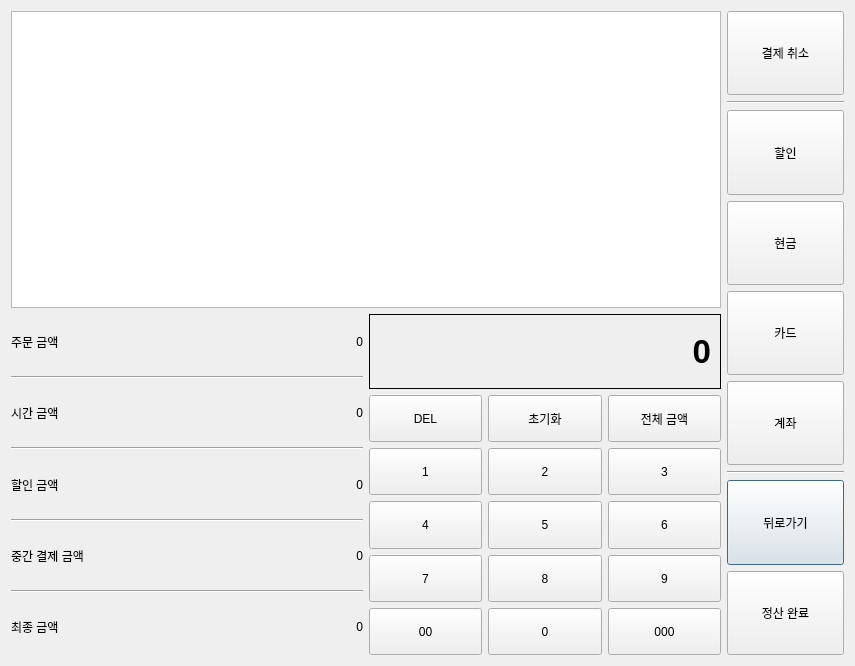
<?xml version="1.0" encoding="UTF-8"?>
<ui version="4.0">
 <class>Dialog</class>
 <widget class="QDialog" name="Dialog">
  <property name="geometry">
   <rect>
    <x>0</x>
    <y>0</y>
    <width>855</width>
    <height>666</height>
   </rect>
  </property>
  <property name="sizePolicy">
   <sizepolicy hsizetype="Expanding" vsizetype="Ignored">
    <horstretch>0</horstretch>
    <verstretch>0</verstretch>
   </sizepolicy>
  </property>
  <property name="windowTitle">
   <string>Dialog</string>
  </property>
  <layout class="QGridLayout" name="gridLayout">
   <item row="1" column="0">
    <layout class="QGridLayout" name="gridLayout_4" rowstretch="8,1,1,2,2,2,1" columnstretch="3,1,1,1,1">
     <item row="0" column="4" rowspan="7">
      <layout class="QVBoxLayout" name="verticalLayout" stretch="1,1,1,1,1,1,1,1,1">
       <item>
        <widget class="QPushButton" name="Pay_cancel">
         <property name="sizePolicy">
          <sizepolicy hsizetype="Expanding" vsizetype="Expanding">
           <horstretch>0</horstretch>
           <verstretch>0</verstretch>
          </sizepolicy>
         </property>
         <property name="text">
          <string>결제 취소</string>
         </property>
         <property name="autoDefault">
          <bool>false</bool>
         </property>
        </widget>
       </item>
       <item>
        <widget class="Line" name="line_5">
         <property name="orientation">
          <enum>Qt::Horizontal</enum>
         </property>
        </widget>
       </item>
       <item>
        <widget class="QPushButton" name="Pay_discount">
         <property name="sizePolicy">
          <sizepolicy hsizetype="Expanding" vsizetype="Expanding">
           <horstretch>0</horstretch>
           <verstretch>0</verstretch>
          </sizepolicy>
         </property>
         <property name="text">
          <string>할인</string>
         </property>
         <property name="autoDefault">
          <bool>false</bool>
         </property>
        </widget>
       </item>
       <item>
        <widget class="QPushButton" name="Pay_cash">
         <property name="sizePolicy">
          <sizepolicy hsizetype="Expanding" vsizetype="Expanding">
           <horstretch>0</horstretch>
           <verstretch>0</verstretch>
          </sizepolicy>
         </property>
         <property name="text">
          <string>현금</string>
         </property>
         <property name="autoDefault">
          <bool>false</bool>
         </property>
        </widget>
       </item>
       <item>
        <widget class="QPushButton" name="Pay_credit">
         <property name="sizePolicy">
          <sizepolicy hsizetype="Expanding" vsizetype="Expanding">
           <horstretch>0</horstretch>
           <verstretch>0</verstretch>
          </sizepolicy>
         </property>
         <property name="text">
          <string>카드</string>
         </property>
         <property name="autoDefault">
          <bool>false</bool>
         </property>
        </widget>
       </item>
       <item>
        <widget class="QPushButton" name="Pay_bank">
         <property name="sizePolicy">
          <sizepolicy hsizetype="Expanding" vsizetype="Expanding">
           <horstretch>0</horstretch>
           <verstretch>0</verstretch>
          </sizepolicy>
         </property>
         <property name="text">
          <string>계좌</string>
         </property>
         <property name="autoDefault">
          <bool>false</bool>
         </property>
        </widget>
       </item>
       <item>
        <widget class="Line" name="line_6">
         <property name="orientation">
          <enum>Qt::Horizontal</enum>
         </property>
        </widget>
       </item>
       <item>
        <widget class="QPushButton" name="Pay_close">
         <property name="sizePolicy">
          <sizepolicy hsizetype="Expanding" vsizetype="Expanding">
           <horstretch>0</horstretch>
           <verstretch>0</verstretch>
          </sizepolicy>
         </property>
         <property name="text">
          <string>뒤로가기</string>
         </property>
        </widget>
       </item>
       <item>
        <widget class="QPushButton" name="Pay_all">
         <property name="sizePolicy">
          <sizepolicy hsizetype="Expanding" vsizetype="Expanding">
           <horstretch>0</horstretch>
           <verstretch>0</verstretch>
          </sizepolicy>
         </property>
         <property name="text">
          <string>정산 완료</string>
         </property>
         <property name="autoDefault">
          <bool>false</bool>
         </property>
        </widget>
       </item>
      </layout>
     </item>
     <item row="0" column="0" colspan="4">
      <widget class="QTableView" name="Pay_table">
       <attribute name="horizontalHeaderStretchLastSection">
        <bool>true</bool>
       </attribute>
      </widget>
     </item>
     <item row="1" column="1" rowspan="2" colspan="3">
      <widget class="QLabel" name="number_label">
       <property name="font">
        <font>
         <pointsize>25</pointsize>
         <weight>75</weight>
         <bold>true</bold>
        </font>
       </property>
       <property name="frameShape">
        <enum>QFrame::Box</enum>
       </property>
       <property name="text">
        <string>0</string>
       </property>
       <property name="alignment">
        <set>Qt::AlignRight|Qt::AlignTrailing|Qt::AlignVCenter</set>
       </property>
      </widget>
     </item>
     <item row="3" column="1" rowspan="4" colspan="3">
      <layout class="QGridLayout" name="cal_grid" rowstretch="0,0,0,0,0" columnstretch="0,0,0">
       <item row="0" column="1">
        <widget class="QPushButton" name="number_clear">
         <property name="sizePolicy">
          <sizepolicy hsizetype="Expanding" vsizetype="MinimumExpanding">
           <horstretch>0</horstretch>
           <verstretch>0</verstretch>
          </sizepolicy>
         </property>
         <property name="text">
          <string>초기화</string>
         </property>
        </widget>
       </item>
       <item row="2" column="0">
        <widget class="QPushButton" name="number4">
         <property name="sizePolicy">
          <sizepolicy hsizetype="Expanding" vsizetype="Expanding">
           <horstretch>0</horstretch>
           <verstretch>0</verstretch>
          </sizepolicy>
         </property>
         <property name="text">
          <string>4</string>
         </property>
        </widget>
       </item>
       <item row="1" column="1">
        <widget class="QPushButton" name="number2">
         <property name="sizePolicy">
          <sizepolicy hsizetype="Expanding" vsizetype="Expanding">
           <horstretch>0</horstretch>
           <verstretch>0</verstretch>
          </sizepolicy>
         </property>
         <property name="text">
          <string>2</string>
         </property>
        </widget>
       </item>
       <item row="4" column="0">
        <widget class="QPushButton" name="number00">
         <property name="sizePolicy">
          <sizepolicy hsizetype="Expanding" vsizetype="Expanding">
           <horstretch>0</horstretch>
           <verstretch>0</verstretch>
          </sizepolicy>
         </property>
         <property name="text">
          <string>00</string>
         </property>
        </widget>
       </item>
       <item row="3" column="1">
        <widget class="QPushButton" name="number8">
         <property name="sizePolicy">
          <sizepolicy hsizetype="Expanding" vsizetype="Expanding">
           <horstretch>0</horstretch>
           <verstretch>0</verstretch>
          </sizepolicy>
         </property>
         <property name="text">
          <string>8</string>
         </property>
        </widget>
       </item>
       <item row="3" column="2">
        <widget class="QPushButton" name="number9">
         <property name="sizePolicy">
          <sizepolicy hsizetype="Expanding" vsizetype="Expanding">
           <horstretch>0</horstretch>
           <verstretch>0</verstretch>
          </sizepolicy>
         </property>
         <property name="text">
          <string>9</string>
         </property>
        </widget>
       </item>
       <item row="3" column="0">
        <widget class="QPushButton" name="number7">
         <property name="sizePolicy">
          <sizepolicy hsizetype="Expanding" vsizetype="Expanding">
           <horstretch>0</horstretch>
           <verstretch>0</verstretch>
          </sizepolicy>
         </property>
         <property name="text">
          <string>7</string>
         </property>
        </widget>
       </item>
       <item row="0" column="2">
        <widget class="QPushButton" name="number_all">
         <property name="sizePolicy">
          <sizepolicy hsizetype="MinimumExpanding" vsizetype="MinimumExpanding">
           <horstretch>0</horstretch>
           <verstretch>0</verstretch>
          </sizepolicy>
         </property>
         <property name="text">
          <string>전체 금액</string>
         </property>
        </widget>
       </item>
       <item row="2" column="1">
        <widget class="QPushButton" name="number5">
         <property name="sizePolicy">
          <sizepolicy hsizetype="Expanding" vsizetype="Expanding">
           <horstretch>0</horstretch>
           <verstretch>0</verstretch>
          </sizepolicy>
         </property>
         <property name="text">
          <string>5</string>
         </property>
        </widget>
       </item>
       <item row="4" column="2">
        <widget class="QPushButton" name="number000">
         <property name="sizePolicy">
          <sizepolicy hsizetype="Expanding" vsizetype="Expanding">
           <horstretch>0</horstretch>
           <verstretch>0</verstretch>
          </sizepolicy>
         </property>
         <property name="text">
          <string>000</string>
         </property>
        </widget>
       </item>
       <item row="1" column="0">
        <widget class="QPushButton" name="number1">
         <property name="sizePolicy">
          <sizepolicy hsizetype="Expanding" vsizetype="Expanding">
           <horstretch>0</horstretch>
           <verstretch>0</verstretch>
          </sizepolicy>
         </property>
         <property name="text">
          <string>1</string>
         </property>
        </widget>
       </item>
       <item row="4" column="1">
        <widget class="QPushButton" name="number0">
         <property name="sizePolicy">
          <sizepolicy hsizetype="Expanding" vsizetype="Expanding">
           <horstretch>0</horstretch>
           <verstretch>0</verstretch>
          </sizepolicy>
         </property>
         <property name="text">
          <string>0</string>
         </property>
        </widget>
       </item>
       <item row="1" column="2">
        <widget class="QPushButton" name="number3">
         <property name="sizePolicy">
          <sizepolicy hsizetype="Expanding" vsizetype="Expanding">
           <horstretch>0</horstretch>
           <verstretch>0</verstretch>
          </sizepolicy>
         </property>
         <property name="text">
          <string>3</string>
         </property>
        </widget>
       </item>
       <item row="2" column="2">
        <widget class="QPushButton" name="number6">
         <property name="sizePolicy">
          <sizepolicy hsizetype="Expanding" vsizetype="Expanding">
           <horstretch>0</horstretch>
           <verstretch>0</verstretch>
          </sizepolicy>
         </property>
         <property name="text">
          <string>6</string>
         </property>
        </widget>
       </item>
       <item row="0" column="0">
        <widget class="QPushButton" name="number_del">
         <property name="sizePolicy">
          <sizepolicy hsizetype="Expanding" vsizetype="MinimumExpanding">
           <horstretch>0</horstretch>
           <verstretch>0</verstretch>
          </sizepolicy>
         </property>
         <property name="text">
          <string>DEL</string>
         </property>
        </widget>
       </item>
      </layout>
     </item>
     <item row="1" column="0" rowspan="6">
      <layout class="QGridLayout" name="gridLayout_2">
       <item row="0" column="0">
        <widget class="QLabel" name="order">
         <property name="text">
          <string>주문 금액</string>
         </property>
        </widget>
       </item>
       <item row="4" column="0">
        <widget class="QLabel" name="discount">
         <property name="text">
          <string>할인 금액</string>
         </property>
        </widget>
       </item>
       <item row="0" column="1">
        <widget class="QLabel" name="order_label">
         <property name="toolTip">
          <string notr="true"/>
         </property>
         <property name="text">
          <string>0</string>
         </property>
         <property name="alignment">
          <set>Qt::AlignRight|Qt::AlignTrailing|Qt::AlignVCenter</set>
         </property>
        </widget>
       </item>
       <item row="6" column="0">
        <widget class="QLabel" name="paid">
         <property name="text">
          <string>중간 결제 금액</string>
         </property>
        </widget>
       </item>
       <item row="7" column="0" colspan="2">
        <widget class="Line" name="line_4">
         <property name="orientation">
          <enum>Qt::Horizontal</enum>
         </property>
        </widget>
       </item>
       <item row="3" column="0" colspan="2">
        <widget class="Line" name="line_2">
         <property name="orientation">
          <enum>Qt::Horizontal</enum>
         </property>
        </widget>
       </item>
       <item row="2" column="1">
        <widget class="QLabel" name="time_label">
         <property name="text">
          <string>0</string>
         </property>
         <property name="alignment">
          <set>Qt::AlignRight|Qt::AlignTrailing|Qt::AlignVCenter</set>
         </property>
        </widget>
       </item>
       <item row="8" column="0">
        <widget class="QLabel" name="total">
         <property name="text">
          <string>최종 금액</string>
         </property>
        </widget>
       </item>
       <item row="1" column="0" colspan="2">
        <widget class="Line" name="line">
         <property name="orientation">
          <enum>Qt::Horizontal</enum>
         </property>
        </widget>
       </item>
       <item row="6" column="1">
        <widget class="QLabel" name="paid_label">
         <property name="text">
          <string>0</string>
         </property>
         <property name="alignment">
          <set>Qt::AlignRight|Qt::AlignTrailing|Qt::AlignVCenter</set>
         </property>
        </widget>
       </item>
       <item row="2" column="0">
        <widget class="QLabel" name="time">
         <property name="text">
          <string>시간 금액</string>
         </property>
        </widget>
       </item>
       <item row="4" column="1">
        <widget class="QLabel" name="discount_label">
         <property name="text">
          <string>0</string>
         </property>
         <property name="alignment">
          <set>Qt::AlignRight|Qt::AlignTrailing|Qt::AlignVCenter</set>
         </property>
        </widget>
       </item>
       <item row="5" column="0" colspan="2">
        <widget class="Line" name="line_3">
         <property name="orientation">
          <enum>Qt::Horizontal</enum>
         </property>
        </widget>
       </item>
       <item row="8" column="1">
        <widget class="QLabel" name="total_label">
         <property name="frameShape">
          <enum>QFrame::NoFrame</enum>
         </property>
         <property name="text">
          <string>0</string>
         </property>
         <property name="alignment">
          <set>Qt::AlignRight|Qt::AlignTrailing|Qt::AlignVCenter</set>
         </property>
        </widget>
       </item>
      </layout>
     </item>
    </layout>
   </item>
  </layout>
 </widget>
 <resources/>
 <connections/>
</ui>
